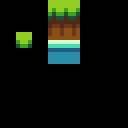

Tiled map render using the project's own tile images. Description and the whole map definition, tile-layer contents included, below:
An orthogonal 8x8 tile map with 16x16 px tiles, 3 tile layers (regions, input_island, output_walls).

<map version="1.10" tiledversion="1.10.1" orientation="orthogonal" renderorder="left-up" width="8" height="8" tilewidth="16" tileheight="16" infinite="0" nextlayerid="4" nextobjectid="1">
 <tileset firstgid="1" name="tiled" tilewidth="16" tileheight="16" tilecount="768" columns="16">
  <image source="../../assets/worldtiles.png" width="256" height="768" />
 </tileset>
 <layer id="1" name="regions" width="8" height="8">
  <data encoding="csv">
0,0,0,0,0,0,0,0,
0,0,0,0,0,0,0,0,
0,739,0,0,0,0,0,0,
0,0,0,215,215,0,0,0,
0,0,0,0,0,0,0,0,
0,0,0,0,0,0,0,0,
0,0,0,0,0,0,0,0,
0,0,0,0,0,0,0,0
</data>
 </layer>
 <layer id="2" name="input_island" width="8" height="8">
  <data encoding="csv">
0,0,0,167,167,0,0,0,
0,0,0,183,183,0,0,0,
0,18,0,199,199,0,0,0,
0,0,0,0,0,0,0,0,
0,0,0,0,0,0,0,0,
0,0,0,0,0,0,0,0,
0,0,0,0,0,0,0,0,
0,0,0,0,0,0,0,0
</data>
 </layer>
 <layer id="3" name="output_walls" width="8" height="8">
  <data encoding="csv">
0,0,0,167,168,0,0,0,
0,0,0,183,184,0,0,0,
0,162,0,199,200,0,0,0,
0,0,0,215,216,0,0,0,
0,0,0,0,0,0,0,0,
0,0,0,0,0,0,0,0,
0,0,0,0,0,0,0,0,
0,0,0,0,0,0,0,0
</data>
 </layer>
</map>